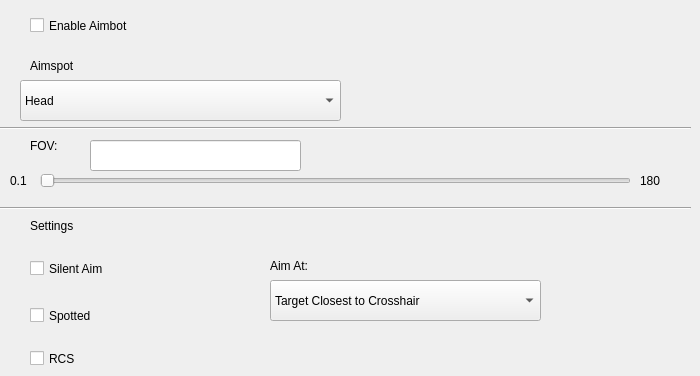
    <widget class="QWidget" name="tab">
     <attribute name="title">
      <string>Aimbot</string>
     </attribute>
     <widget class="QSlider" name="fovSlider">
      <property name="geometry">
       <rect>
        <x>40</x>
        <y>170</y>
        <width>591</width>
        <height>21</height>
       </rect>
      </property>
      <property name="minimum">
       <number>1</number>
      </property>
      <property name="maximum">
       <number>1800</number>
      </property>
      <property name="pageStep">
       <number>360</number>
      </property>
      <property name="value">
       <number>1</number>
      </property>
      <property name="orientation">
       <enum>Qt::Horizontal</enum>
      </property>
      <property name="invertedAppearance">
       <bool>false</bool>
      </property>
      <property name="invertedControls">
       <bool>false</bool>
      </property>
      <property name="tickPosition">
       <enum>QSlider::NoTicks</enum>
      </property>
      <property name="tickInterval">
       <number>1</number>
      </property>
     </widget>
     <widget class="QLabel" name="fovLabel">
      <property name="geometry">
       <rect>
        <x>30</x>
        <y>130</y>
        <width>131</width>
        <height>31</height>
       </rect>
      </property>
      <property name="text">
       <string>FOV: </string>
      </property>
     </widget>
     <widget class="QComboBox" name="aimspotBox">
      <property name="geometry">
       <rect>
        <x>20</x>
        <y>80</y>
        <width>321</width>
        <height>41</height>
       </rect>
      </property>
      <item>
       <property name="text">
        <string>Head</string>
       </property>
      </item>
      <item>
       <property name="text">
        <string>Body</string>
       </property>
      </item>
     </widget>
     <widget class="QLabel" name="label_2">
      <property name="geometry">
       <rect>
        <x>30</x>
        <y>50</y>
        <width>131</width>
        <height>31</height>
       </rect>
      </property>
      <property name="text">
       <string>Aimspot</string>
      </property>
     </widget>
     <widget class="QCheckBox" name="aimbotCheckBox">
      <property name="geometry">
       <rect>
        <x>30</x>
        <y>10</y>
        <width>151</width>
        <height>31</height>
       </rect>
      </property>
      <property name="text">
       <string>Enable Aimbot</string>
      </property>
     </widget>
     <widget class="QLineEdit" name="fovLineEdit">
      <property name="geometry">
       <rect>
        <x>90</x>
        <y>140</y>
        <width>211</width>
        <height>31</height>
       </rect>
      </property>
     </widget>
     <widget class="QLabel" name="label">
      <property name="geometry">
       <rect>
        <x>30</x>
        <y>210</y>
        <width>101</width>
        <height>31</height>
       </rect>
      </property>
      <property name="text">
       <string>Settings</string>
      </property>
     </widget>
     <widget class="Line" name="line">
      <property name="geometry">
       <rect>
        <x>0</x>
        <y>200</y>
        <width>691</width>
        <height>16</height>
       </rect>
      </property>
      <property name="orientation">
       <enum>Qt::Horizontal</enum>
      </property>
     </widget>
     <widget class="Line" name="line_2">
      <property name="geometry">
       <rect>
        <x>0</x>
        <y>120</y>
        <width>691</width>
        <height>16</height>
       </rect>
      </property>
      <property name="orientation">
       <enum>Qt::Horizontal</enum>
      </property>
     </widget>
     <widget class="QComboBox" name="aimatComboBox">
      <property name="geometry">
       <rect>
        <x>270</x>
        <y>280</y>
        <width>271</width>
        <height>41</height>
       </rect>
      </property>
      <item>
       <property name="text">
        <string>Target Closest to Crosshair</string>
       </property>
      </item>
      <item>
       <property name="text">
        <string>Target Closest to Player</string>
       </property>
      </item>
     </widget>
     <widget class="QLabel" name="label_3">
      <property name="geometry">
       <rect>
        <x>270</x>
        <y>250</y>
        <width>101</width>
        <height>31</height>
       </rect>
      </property>
      <property name="text">
       <string>Aim At:</string>
      </property>
     </widget>
     <widget class="QCheckBox" name="silentaimCheckBox">
      <property name="geometry">
       <rect>
        <x>30</x>
        <y>260</y>
        <width>111</width>
        <height>17</height>
       </rect>
      </property>
      <property name="text">
       <string>Silent Aim</string>
      </property>
     </widget>
     <widget class="QCheckBox" name="spottedCheckBox">
      <property name="geometry">
       <rect>
        <x>30</x>
        <y>300</y>
        <width>111</width>
        <height>31</height>
       </rect>
      </property>
      <property name="text">
       <string>Spotted</string>
      </property>
     </widget>
     <widget class="QCheckBox" name="rcsCheckBox">
      <property name="geometry">
       <rect>
        <x>30</x>
        <y>350</y>
        <width>70</width>
        <height>17</height>
       </rect>
      </property>
      <property name="text">
       <string>RCS</string>
      </property>
     </widget>
     <widget class="QLabel" name="label_4">
      <property name="geometry">
       <rect>
        <x>10</x>
        <y>160</y>
        <width>21</width>
        <height>41</height>
       </rect>
      </property>
      <property name="text">
       <string>0.1</string>
      </property>
     </widget>
     <widget class="QLabel" name="label_5">
      <property name="geometry">
       <rect>
        <x>640</x>
        <y>160</y>
        <width>31</width>
        <height>41</height>
       </rect>
      </property>
      <property name="text">
       <string>180</string>
      </property>
     </widget>
    </widget>
